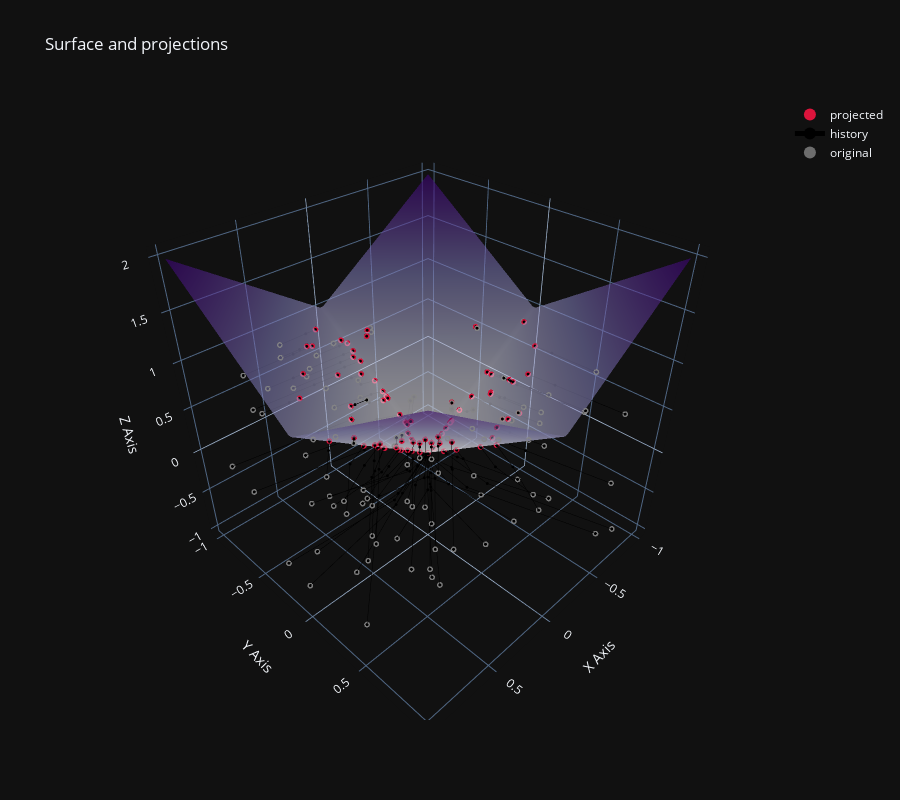

Notebook cell for this chart:
### Code cell
plot_3d_projection(X, mfs.f_abs, round_cutoff=None, solver_builder=make_solver, plot_history=True, n_iterations=40)
